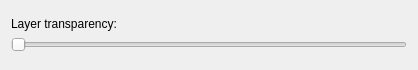
<?xml version="1.0" encoding="UTF-8"?>
<ui version="4.0">
 <class>LayerTransparencyWidget</class>
 <widget class="QWidget" name="LayerTransparencyWidget">
  <property name="geometry">
   <rect>
    <x>0</x>
    <y>0</y>
    <width>418</width>
    <height>70</height>
   </rect>
  </property>
  <property name="sizePolicy">
   <sizepolicy hsizetype="Preferred" vsizetype="Fixed">
    <horstretch>0</horstretch>
    <verstretch>0</verstretch>
   </sizepolicy>
  </property>
  <property name="minimumSize">
   <size>
    <width>0</width>
    <height>70</height>
   </size>
  </property>
  <property name="maximumSize">
   <size>
    <width>16777215</width>
    <height>70</height>
   </size>
  </property>
  <property name="windowTitle">
   <string>Form</string>
  </property>
  <property name="styleSheet">
   <string notr="true"/>
  </property>
  <layout class="QVBoxLayout" name="verticalLayout">
   <item>
    <spacer name="verticalSpacer_2">
     <property name="orientation">
      <enum>Qt::Vertical</enum>
     </property>
     <property name="sizeHint" stdset="0">
      <size>
       <width>20</width>
       <height>40</height>
      </size>
     </property>
    </spacer>
   </item>
   <item>
    <widget class="QLabel" name="label">
     <property name="text">
      <string>Layer transparency:</string>
     </property>
    </widget>
   </item>
   <item>
    <widget class="QSlider" name="transparencySlider">
     <property name="maximum">
      <number>100</number>
     </property>
     <property name="orientation">
      <enum>Qt::Horizontal</enum>
     </property>
    </widget>
   </item>
   <item>
    <spacer name="verticalSpacer">
     <property name="orientation">
      <enum>Qt::Vertical</enum>
     </property>
     <property name="sizeHint" stdset="0">
      <size>
       <width>20</width>
       <height>40</height>
      </size>
     </property>
    </spacer>
   </item>
  </layout>
 </widget>
 <resources/>
 <connections/>
</ui>
